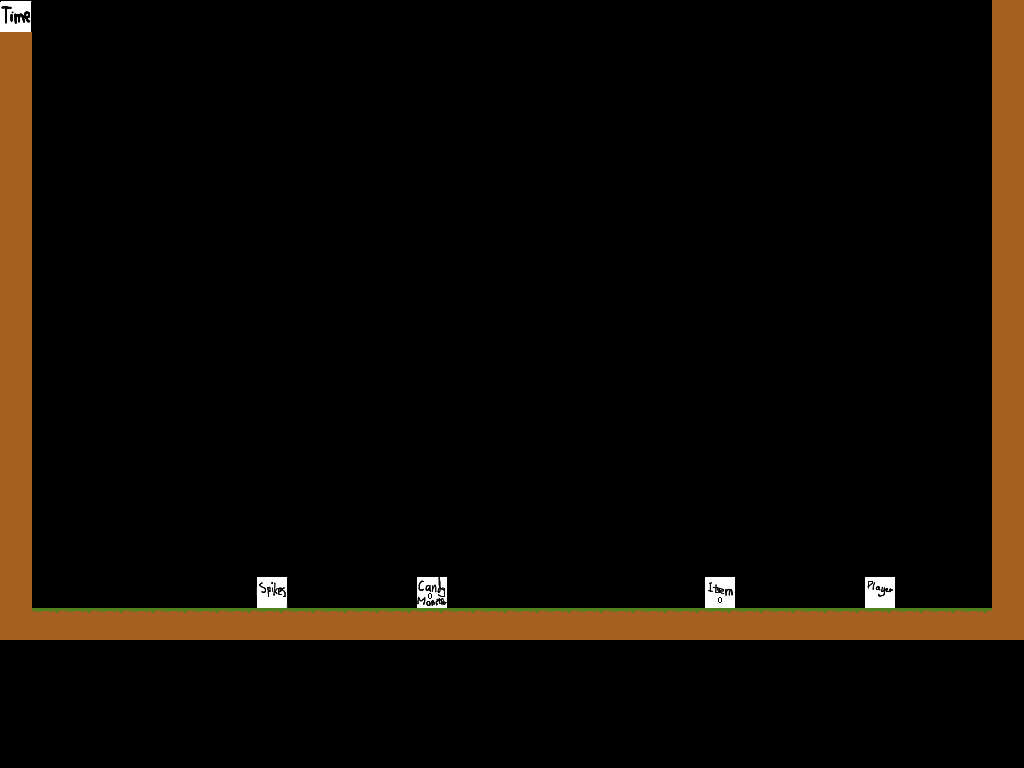

This is a level from a 2D game, rendered from its Tiled map with the project's own tilesets. A one-line summary and the map file follow, with tile-layer data summarised:
An orthogonal 32x24 tile map with 32x32 px tiles, 3 tile layers (solids, data, position), 2 tilesets.

<map version="1.0" orientation="orthogonal" width="32" height="24" tilewidth="32" tileheight="32">
 <tileset firstgid="1" name="rutor32x32" tilewidth="32" tileheight="32">
  <image source="rutor32x32.png" width="128" height="256" />
  <tile id="0">
   <properties>
    <property name="property" value="solidGround" />
   </properties>
  </tile>
  <tile id="1">
   <properties>
    <property name="property" value="solidGround" />
   </properties>
  </tile>
  <tile id="3">
   <properties>
    <property name="property" value="solidGround" />
   </properties>
  </tile>
  <tile id="4">
   <properties>
    <property name="property" value="spring" />
   </properties>
  </tile>
  <tile id="5">
   <properties>
    <property name="property" value="ice" />
   </properties>
  </tile>
  <tile id="8">
   <properties>
    <property name="property" value="iceSpring" />
   </properties>
  </tile>
 </tileset>
 <tileset firstgid="33" name="position32x32" tilewidth="32" tileheight="32">
  <image source="position32x32.png" width="128" height="97" />
  <tile id="0">
   <properties>
    <property name="candyNumber" value="0" />
    <property name="property" value="candyMonster" />
   </properties>
  </tile>
  <tile id="1">
   <properties>
    <property name="candyNumber" value="0" />
    <property name="property" value="item" />
   </properties>
  </tile>
  <tile id="2">
   <properties>
    <property name="candyNumber" value="3" />
    <property name="property" value="candyMonster" />
   </properties>
  </tile>
  <tile id="3">
   <properties>
    <property name="candyNumber" value="3" />
    <property name="property" value="item" />
   </properties>
  </tile>
  <tile id="4">
   <properties>
    <property name="candyNumber" value="1" />
    <property name="property" value="candyMonster" />
   </properties>
  </tile>
  <tile id="5">
   <properties>
    <property name="candyNumber" value="1" />
    <property name="property" value="item" />
   </properties>
  </tile>
  <tile id="6">
   <properties>
    <property name="property" value="moveableBox" />
   </properties>
  </tile>
  <tile id="7">
   <properties>
    <property name="time" value="60" />
   </properties>
  </tile>
  <tile id="8">
   <properties>
    <property name="candyNumber" value="2" />
    <property name="property" value="candyMonster" />
   </properties>
  </tile>
  <tile id="9">
   <properties>
    <property name="candyNumber" value="2" />
    <property name="property" value="item" />
   </properties>
  </tile>
  <tile id="10">
   <properties>
    <property name="property" value="player" />
   </properties>
  </tile>
  <tile id="11">
   <properties>
    <property name="property" value="spikes" />
   </properties>
  </tile>
 </tileset>
 <layer name="solids" width="32" height="24">
  <data>[768 cells, 198 non-empty, 3 distinct tile ids]</data>
 </layer>
 <layer name="data" width="32" height="24">
  <data>[768 cells, 1 non-empty, 1 distinct tile ids]</data>
 </layer>
 <layer name="position" width="32" height="24">
  <data>[768 cells, 4 non-empty, 4 distinct tile ids]</data>
 </layer>
</map>
